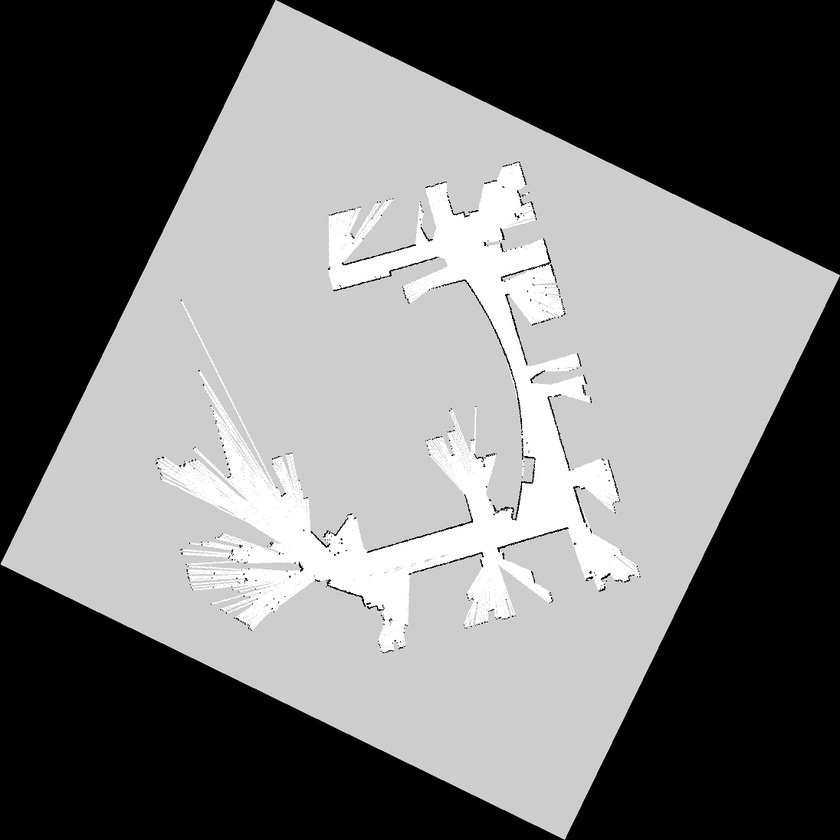
#> input picture Transform/asset/image/rotation.jpg, 840 x 840 px, shrunk from 1096 x 1096 before the run
$ python undistort.py
#> lines starting #> are read from the running program, lines starting #| are printed output that depends on the picture
import cv2
import numpy as np

if __name__ == '__main__':

    # 读取含有失真的图像
    img = cv2.imread("asset/image/rotation.jpg")
#> img is the input picture: shape (840, 840, 3); min 0, max 255, mean 117.8

    # 读取相机内参矩阵和相机畸变系数
    cameraMatrix = np.array([[2520., 0., 1260.], [0., 2520., 960.], [0., 0., 1.]])
    distCoeffs = np.array([[-0.4, 0.2, 0., 0., 0.]])
    # 进行矫正
    dst = cv2.undistort(img, cameraMatrix, distCoeffs)
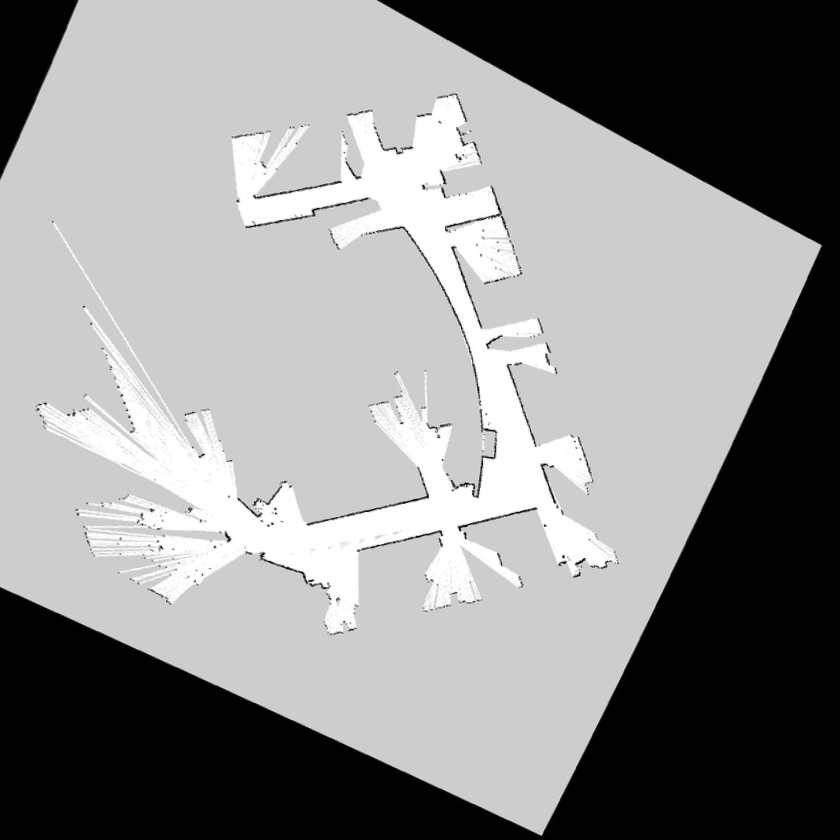
#> dst: shape (840, 840, 3); min 0, max 255, mean 142.5
    # 显示原图和矫正后的图像
    cv2.imshow("Original Image", img)
    cv2.imshow("Undistorted Image", dst)
    cv2.waitKey(0)
    cv2.destroyAllWindows()

$ run again, with Transform/asset/image/aces.jpg copied over Transform/asset/image/rotation.jpg
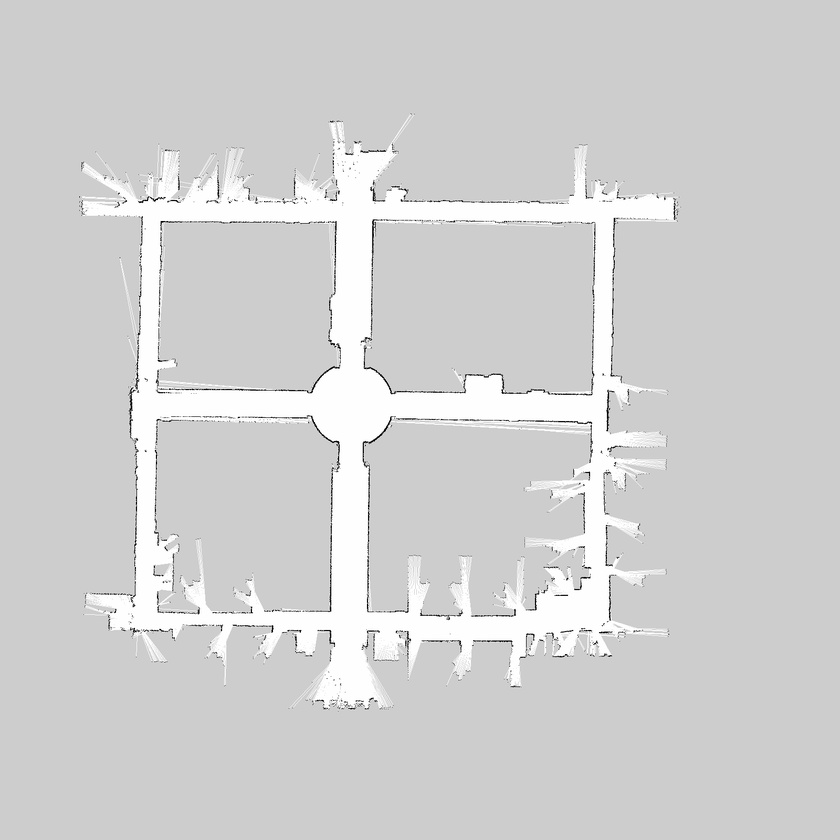
#> input picture Transform/asset/image/aces.jpg, 840 x 840 px, shrunk from 1600 x 1600 before the run
#> img is the input picture: shape (840, 840, 3); min 0, max 255, mean 209.7
#> `dst = cv2.undistort(img, cameraMatrix, distCoeffs)`:
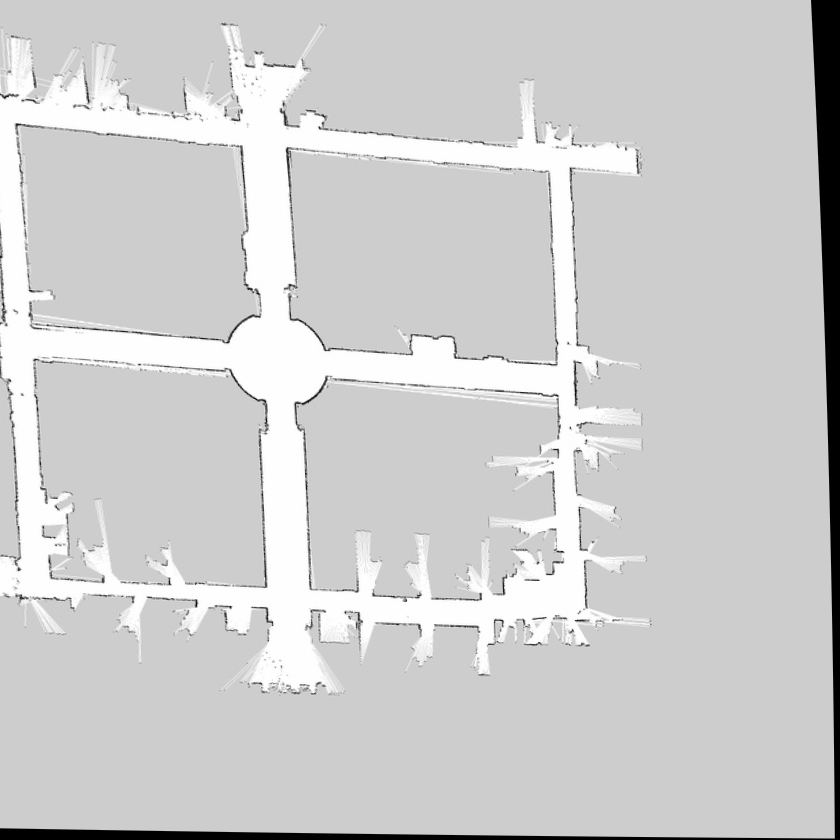
#> dst: shape (840, 840, 3); min 0, max 255, mean 206.3

$ run again, with Transform/asset/image/aces_local_01.jpg copied over Transform/asset/image/rotation.jpg
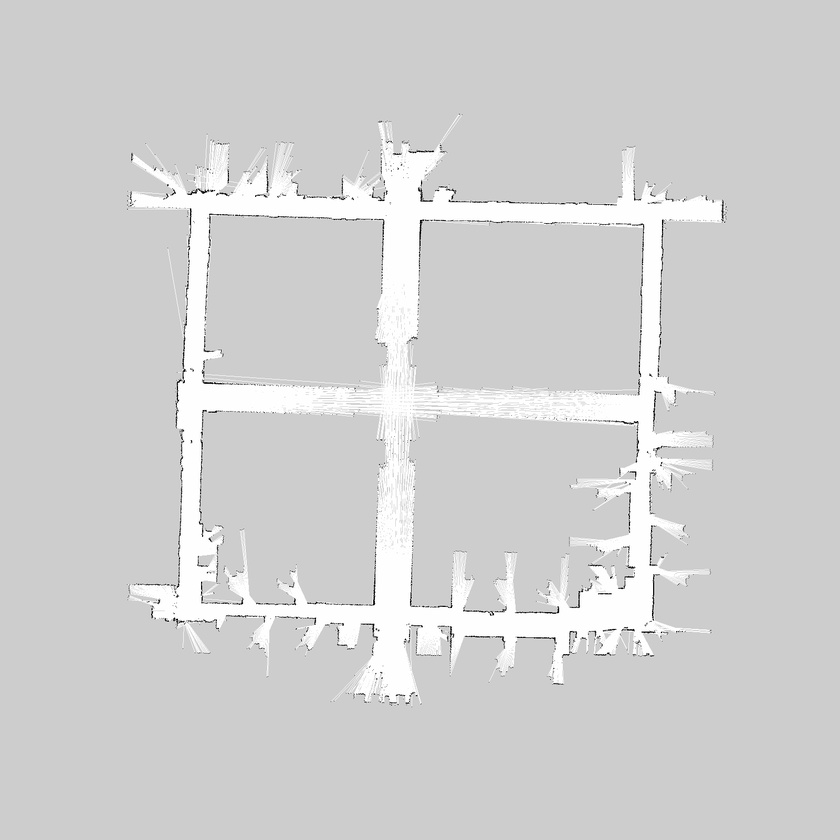
#> input picture Transform/asset/image/aces_local_01.jpg, 840 x 840 px, shrunk from 1600 x 1600 before the run
#> img is the input picture: shape (840, 840, 3); min 0, max 255, mean 209.5
#> `dst = cv2.undistort(img, cameraMatrix, distCoeffs)`:
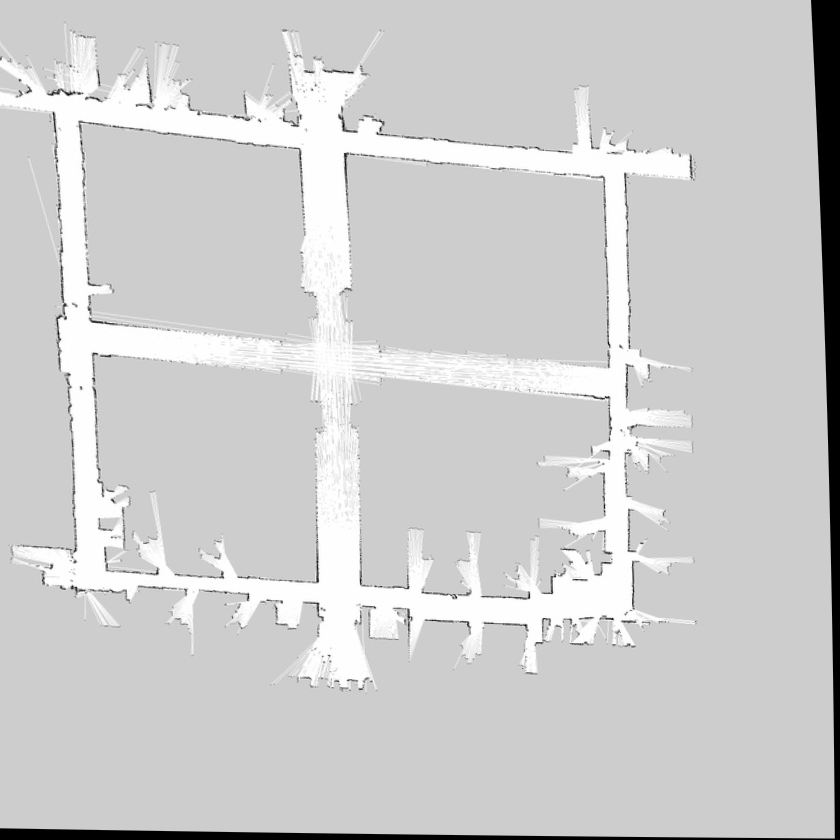
#> dst: shape (840, 840, 3); min 0, max 255, mean 206

$ run again, with Transform/asset/image/aces_local_02.jpg copied over Transform/asset/image/rotation.jpg
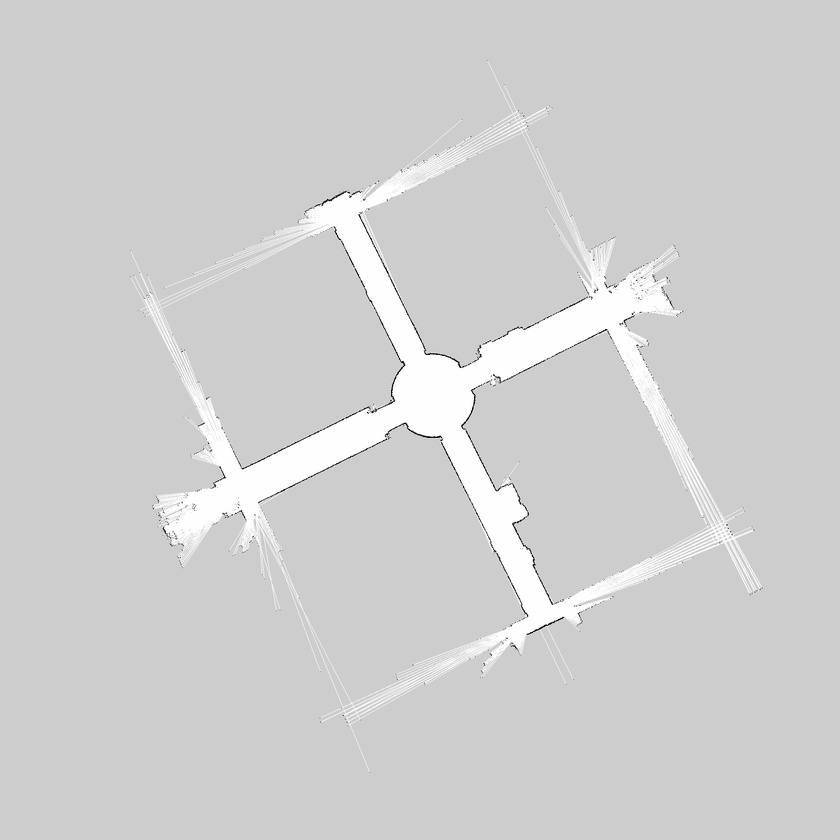
#> input picture Transform/asset/image/aces_local_02.jpg, 840 x 840 px, shrunk from 1600 x 1600 before the run
#> img is the input picture: shape (840, 840, 3); min 0, max 255, mean 207.8
#> `dst = cv2.undistort(img, cameraMatrix, distCoeffs)`:
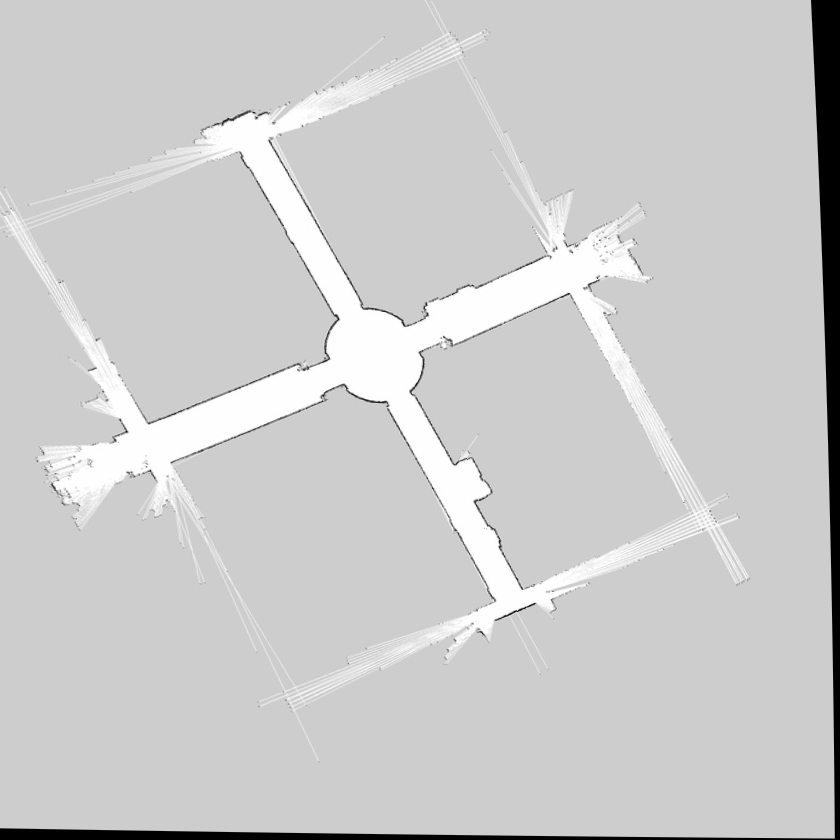
#> dst: shape (840, 840, 3); min 0, max 255, mean 203.9
